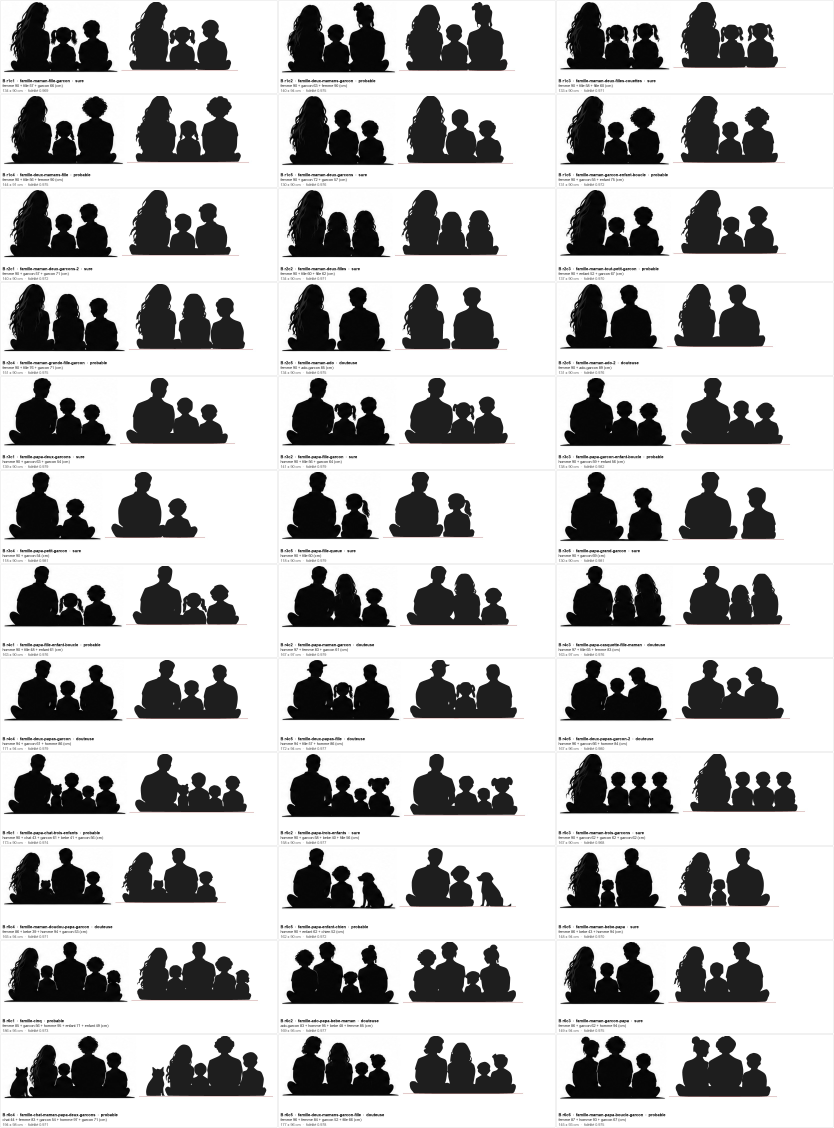
#> input picture travaux/ombres/controle-B.jpg, 3336 x 4512 px (shown at 1/4 size)
$ python decoupe-B.py controle-B.jpg controle-B.jpg controle-B.jpg
#> lines starting #> are read from the running program, lines starting #| are printed output that depends on the picture; after the words box and inside, x2 and y2 are one past the last pixel; in counts of white or black regions, pixels touching at a corner belong together
"""Planche B des familles d'Alexandra (28/11 vers 1 h 30 : « il faut que tu prennes
ce qui n'existe pas encore [...] une femme avec 2 enfants, une femme avec 2 filles,
une femme avec 2 garçons, une femme avec un garçon et une fille, un homme seul avec
ses 2 enfants, etc. »). Image source : Documents/memory-line/protos/ombres-familles-b.png
(1536 x 1024, hors dépôt) : 6 rangées de 6 scènes, silhouettes noires sur blanc, une
ombre portée noire au sol sous chaque groupe.

Même fabrication que decoupe-ombres.py / decoupe4.py (scripts-precedents/) :
- masque : gris < 110 ;
- l'ombre portée : une lentille de 3 rangées sous l'assise, plus large que les jambes,
  avec 1 rangée d'anticrénelage au-dessus qui touche les jambes : on coupe les
  4 dernières rangées de chaque case (vérifié case par case : la dernière rangée gardée
  n'est jamais plus large que celle du dessus) ;
- composantes connexes (8-connexité) ; les poussières de moins de 40 px partent ;
- contour par marching squares (skimage.measure.find_contours) sur le masque lissé
  (gaussien 0,6) ; contour fermé coupé en deux au point le plus éloigné, RDP 0,8 px ;
  Catmull-Rom -> Bézier (angles de plus de 70° gardés pointus), bras des points de
  contrôle bornés à la moitié de leur segment (sinon la courbe gonfle aux coins de la
  base, voir courbe()) ; les trous tournent dans l'autre sens (la règle « nonzero » les creuse).
- échelle PAR CASE : la moyenne des adultes de la case, du sol au sommet du crâne (sans
  le chignon), mesure 90 cm ; les enfants gardent leur taille relative. Base sur y = 0
  (à 0,3 cm près, comme les planches précédentes), haut en négatif, x centré sur la case.
  Si une lecture douteuse change (adulte <-> ado), changer le type et le drapeau F/H du
  membre dans SCENES puis relancer : l'échelle de la case suit.

Retouche du chat (28/11 après-midi, B r5c1 « Papa, trois enfants et un chat ») : sur la
planche, la tête du chat touche le bras du papa (l'écart y fait moins d'un pixel) et son
oreille gauche s'y fond ; en vignette et à l'échelle de l'affiche, on lisait une bosse à
une seule oreille, un 4e enfant. Alexandra a choisi « Retoucher le chat » : la tête est
redessinée dans le masque de la case (RETOUCHES, retouche_chat), un peu plus étroite et
détachée du bras par un jour de 3 à 4 px (2,6 à 3,2 cm une fois vectorisée), avec ses
deux oreilles pointues et son cou ; le corps du chat, le papa et les enfants ne bougent
pas. Le tracé garde les sommets d'avant partout où le masque n'a pas changé (raccorder) :
dans `d`, seul le chat change. Contrôles : travaux/ombres/retouche-chat/.

Usage :  python -I decoupe-B.py <ombres-familles-b.png> <dossier planche-B> <controle-B.jpg>
Sorties : <dossier>/case-r<rangée>c<colonne>.json (une scène par fichier), <dossier>/ombres-B.json
(les 36 dans une liste, pour ecrire-ombres2.py) et la planche de contrôle (chaque case originale
à côté de son tracé rendu, avec la case et la composition dessous).
"""
import json
import os
import re
import sys

import numpy as np
from PIL import Image, ImageDraw, ImageFont
from scipy import ndimage
from skimage import draw, measure

SRC, SORTIE, CONTROLE = sys.argv[1], sys.argv[2], sys.argv[3]
SEUIL = 110
OMBRE = 4  # 3 rangées de lentille + 1 rangée d'anticrénelage
POUSSIERE = 40

# ------------------------------------------------------------------------------------
# Composition, case par case, de gauche à droite (relue sur chaque case agrandie).
# Chaque membre : (type, détail, x de la tête dans la case, adulte de référence pour
# l'échelle). Pour un chignon, x pointe à côté du chignon, là où le crâne affleure.
# ------------------------------------------------------------------------------------
F, H = True, False  # lisibilité : adulte de référence ou non
SCENES = {
    (1, 1): dict(id='famille-maman-fille-garcon', groupe='famille', nom='Maman, fille et garçon', certitude='sure',
                 membres=[('femme', 'cheveux longs ondulés', 63, F), ('fille', 'couettes', 118, H), ('garcon', 'cheveux courts', 173, H)]),
    (1, 2): dict(id='famille-deux-mamans-garcon', groupe='famille', nom='Deux mamans et un garçon', certitude='probable',
                 membres=[('femme', 'cheveux longs ondulés', 56, F), ('garcon', 'petit, cheveux courts', 106, H),
                          ('femme', 'chignon haut décoiffé, mèche dans le cou', 170, F)]),
    (1, 3): dict(id='famille-maman-deux-filles-couettes', groupe='famille', nom='Maman et deux filles à couettes', certitude='sure',
                 membres=[('femme', 'cheveux longs ondulés', 56, F), ('fille', 'couettes', 111, H), ('fille', 'couettes', 169, H)]),
    (1, 4): dict(id='famille-deux-mamans-fille', groupe='famille', nom='Deux mamans et une fille', certitude='probable',
                 membres=[('femme', 'cheveux longs ondulés', 60, F), ('fille', 'petites couettes basses', 119, H),
                          ('femme', 'cheveux courts bouclés (afro)', 182, F)]),
    (1, 5): dict(id='famille-maman-deux-garcons', groupe='famille', nom='Maman et deux garçons', certitude='sure',
                 membres=[('femme', 'cheveux longs ondulés', 58, F), ('garcon', 'grand, cheveux courts', 119, H),
                          ('garcon', 'petit, cheveux courts bouclés', 174, H)]),
    (1, 6): dict(id='famille-maman-garcon-enfant-boucle', groupe='famille', nom='Maman, garçon et enfant aux boucles', certitude='probable',
                 membres=[('femme', 'cheveux longs ondulés', 62, F), ('garcon', 'petit, cheveux courts', 111, H),
                          ('enfant', 'grand, boucles volumineuses jusqu\'à la mâchoire', 166, H)]),
    (2, 1): dict(id='famille-maman-deux-garcons-2', groupe='famille', nom='Maman et deux garçons', certitude='sure',
                 membres=[('femme', 'cheveux longs ondulés', 66, F), ('garcon', 'petit, cheveux courts', 118, H),
                          ('garcon', 'grand, cheveux courts, tête tournée', 169, H)]),
    (2, 2): dict(id='famille-maman-deux-filles', groupe='famille', nom='Maman et deux filles', certitude='sure',
                 membres=[('femme', 'cheveux longs ondulés', 58, F), ('fille', 'cheveux mi-longs ondulés', 109, H),
                          ('fille', 'cheveux mi-longs ondulés', 166, H)]),
    (2, 3): dict(id='famille-maman-tout-petit-garcon', groupe='famille', nom='Maman, tout-petit et garçon', certitude='probable',
                 membres=[('femme', 'cheveux longs ondulés', 69, F), ('enfant', 'tout-petit, cheveux courts bouclés, une mèche à la nuque', 111, H),
                          ('garcon', 'cheveux courts bouclés', 164, H)]),
    (2, 4): dict(id='famille-maman-grande-fille-garcon', groupe='famille', nom='Maman, grande fille et garçon', certitude='probable',
                 membres=[('femme', 'cheveux longs ondulés', 57, F), ('fille', 'grande, cheveux mi-longs ondulés', 125, H),
                          ('garcon', 'cheveux courts', 187, H)]),
    (2, 5): dict(id='famille-maman-ado', groupe='famille', nom='Maman et son ado', certitude='douteuse',
                 membres=[('femme', 'cheveux longs ondulés', 59, F), ('ado-garcon', 'cheveux courts, aussi grand qu\'elle', 150, H)]),
    (2, 6): dict(id='famille-maman-ado-2', groupe='famille', nom='Maman et son ado', certitude='douteuse',
                 membres=[('femme', 'cheveux longs ondulés', 60, F), ('ado-garcon', 'cheveux courts, tête tournée vers elle', 137, H)]),
    (3, 1): dict(id='famille-papa-deux-garcons', groupe='famille', nom='Papa et deux garçons', certitude='sure',
                 membres=[('homme', 'cheveux courts', 75, F), ('garcon', 'cheveux courts', 126, H), ('garcon', 'petit, cheveux courts bouclés', 175, H)]),
    (3, 2): dict(id='famille-papa-fille-garcon', groupe='famille', nom='Papa, fille et garçon', certitude='sure',
                 membres=[('homme', 'cheveux courts', 72, F), ('fille', 'couettes', 125, H), ('garcon', 'cheveux courts', 173, H)]),
    (3, 3): dict(id='famille-papa-garcon-enfant-boucle', groupe='famille', nom='Papa, garçon et enfant aux boucles', certitude='probable',
                 membres=[('homme', 'cheveux courts', 70, F), ('garcon', 'cheveux courts', 128, H),
                          ('enfant', 'boucles jusqu\'à la mâchoire', 177, H)]),
    (3, 4): dict(id='famille-papa-petit-garcon', groupe='famille', nom='Papa et petit garçon', certitude='sure',
                 membres=[('homme', 'cheveux courts', 72, F), ('garcon', 'petit, cheveux courts bouclés', 140, H)]),
    (3, 5): dict(id='famille-papa-fille-queue', groupe='famille', nom='Papa et sa fille', certitude='sure',
                 membres=[('homme', 'cheveux courts', 71, F), ('fille', 'queue de cheval, de profil vers lui', 143, H)]),
    (3, 6): dict(id='famille-papa-grand-garcon', groupe='famille', nom='Papa et grand garçon', certitude='sure',
                 membres=[('homme', 'cheveux courts', 72, F), ('garcon', 'grand, cheveux courts en épis, tête baissée', 164, H)]),
    (4, 1): dict(id='famille-papa-fille-enfant-boucle', groupe='famille', nom='Papa, fille et enfant aux boucles', certitude='probable',
                 membres=[('homme', 'cheveux courts', 74, F), ('fille', 'couettes', 132, H), ('enfant', 'boucles jusqu\'à la mâchoire', 182, H)]),
    (4, 2): dict(id='famille-papa-maman-garcon', groupe='famille', nom='Papa, maman et garçon', certitude='douteuse',
                 membres=[('homme', 'cheveux courts', 72, F), ('femme', 'cheveux longs ondulés', 124, F),
                          ('garcon', 'petit, cheveux courts bouclés', 182, H)]),
    (4, 3): dict(id='famille-papa-casquette-fille-maman', groupe='famille', nom='Papa, fille et maman', certitude='douteuse',
                 membres=[('homme', 'casquette, visière à gauche', 69, F), ('fille', 'cheveux mi-longs ondulés', 125, H),
                          ('femme', 'cheveux longs ondulés', 168, F)]),
    (4, 4): dict(id='famille-deux-papas-garcon', groupe='famille', nom='Deux papas et un garçon', certitude='douteuse',
                 membres=[('homme', 'cheveux courts', 76, F), ('garcon', 'cheveux courts', 124, H), ('homme', 'cheveux courts, un peu plus petit', 182, F)]),
    (4, 5): dict(id='famille-deux-papas-fille', groupe='famille', nom='Deux papas et une fille', certitude='douteuse',
                 membres=[('homme', 'casquette, visière à droite', 68, F), ('fille', 'couettes', 120, H),
                          ('homme', 'cheveux courts, un peu plus petit', 175, F)]),
    (4, 6): dict(id='famille-deux-papas-garcon-2', groupe='famille', nom='Deux papas et un garçon', certitude='douteuse',
                 membres=[('homme', 'cheveux courts', 65, F), ('garcon', 'cheveux courts', 113, H),
                          ('homme', 'cheveux courts, penché vers l\'enfant', 155, F)]),
    (5, 1): dict(id='famille-papa-chat-trois-enfants', groupe='animal', nom='Papa, chat et trois enfants', certitude='probable',
                 membres=[('homme', 'cheveux courts', 66, F), ('chat', 'assis, de dos, oreilles pointues', 108, H), ('garcon', 'cheveux courts', 134, H),
                          ('bebe', 'tout-petit, cheveux courts', 166, H), ('garcon', 'cheveux courts bouclés', 200, H)]),
    (5, 2): dict(id='famille-papa-trois-enfants', groupe='famille', nom='Papa et trois enfants', certitude='sure',
                 membres=[('homme', 'cheveux courts', 61, F), ('garcon', 'cheveux courts bouclés', 121, H), ('bebe', 'tout-petit', 155, H),
                          ('fille', 'deux macarons', 205, H)]),
    (5, 3): dict(id='famille-maman-trois-garcons', groupe='famille', nom='Maman et trois garçons', certitude='sure',
                 membres=[('femme', 'cheveux longs ondulés', 64, F), ('garcon', 'cheveux courts', 116, H), ('garcon', 'cheveux courts', 157, H),
                          ('garcon', 'cheveux courts', 197, H)]),
    (5, 4): dict(id='famille-maman-doudou-papa-garcon', groupe='famille', nom='Maman, doudou, papa et garçon', certitude='douteuse',
                 membres=[('femme', 'cheveux longs ondulés', 52, F),
                          ('bebe', 'pas un enfant : ours en peluche (doudou) de dos, deux oreilles rondes ; à défaut bébé en bonnet à oreilles', 88, H),
                          ('homme', 'cheveux courts', 122, F), ('garcon', 'petit, cheveux courts', 176, H)]),
    (5, 5): dict(id='famille-papa-enfant-chien', groupe='animal', nom='Papa, enfant et chien', certitude='probable',
                 membres=[('homme', 'cheveux courts', 67, F), ('enfant', 'boucles volumineuses jusqu\'à la mâchoire', 117, H),
                          ('chien', 'assis, de profil, tourné vers eux', 168, H)]),
    (5, 6): dict(id='famille-maman-bebe-papa', groupe='famille', nom='Maman, bébé et papa', certitude='sure',
                 membres=[('femme', 'cheveux longs ondulés', 56, F), ('bebe', 'tout-petit', 94, H), ('homme', 'cheveux courts', 141, F)]),
    (6, 1): dict(id='famille-cinq', groupe='famille', nom='Maman, papa et trois enfants', certitude='probable',
                 membres=[('femme', 'cheveux longs ondulés', 51, F), ('garcon', 'petit, cheveux courts', 84, H), ('homme', 'cheveux courts', 130, F),
                          ('enfant', 'boucles volumineuses', 181, H), ('enfant', 'petit, boucles jusqu\'à la nuque (peut-être une fille)', 218, H)]),
    (6, 2): dict(id='famille-ado-papa-bebe-maman', groupe='famille', nom='Ado, papa, bébé et maman', certitude='douteuse',
                 membres=[('ado-garcon', 'cheveux courts bouclés, taille d\'adulte', 45, H), ('homme', 'cheveux courts, une mèche à la tempe', 87, F),
                          ('bebe', 'tout-petit, cheveux bouclés', 135, H), ('femme', 'chignon haut, anneau à l\'oreille', 166, F)]),
    (6, 3): dict(id='famille-maman-garcon-papa', groupe='famille', nom='Maman, garçon et papa', certitude='sure',
                 membres=[('femme', 'cheveux longs ondulés', 48, F), ('garcon', 'cheveux courts', 92, H), ('homme', 'cheveux courts ondulés', 140, F)]),
    (6, 4): dict(id='famille-chat-maman-papa-deux-garcons', groupe='animal', nom='Chat, maman, papa et deux garçons', certitude='probable',
                 membres=[('chat', 'assis, de dos, oreilles pointues', 36, H), ('femme', 'cheveux longs ondulés', 86, F), ('garcon', 'petit, cheveux courts', 118, H),
                          ('homme', 'cheveux bouclés', 168, F), ('garcon', 'cheveux courts', 219, H)]),
    (6, 5): dict(id='famille-deux-mamans-garcon-fille', groupe='famille', nom='Deux mamans, garçon et fille', certitude='douteuse',
                 membres=[('femme', 'carré court bouclé, de profil', 60, F), ('femme', 'cheveux mi-longs, plus petite', 112, F),
                          ('garcon', 'petit, cheveux courts', 158, H), ('fille', 'petit chignon', 180, H)]),
    (6, 6): dict(id='famille-maman-papa-boucle-garcon', groupe='famille', nom='Maman, papa et garçon', certitude='probable',
                 membres=[('femme', 'chignon haut', 62, F), ('homme', 'cheveux bouclés', 111, F), ('garcon', 'cheveux courts', 166, H)]),
}

# ------------------------------------------------------------------------------------
# Retouches du masque, case par case (voir plus haut), en px de la planche (x, y).
# B r5c1 : la tête du chat, son cou et ses deux oreilles, à la place de la tête collée
# au bras du papa ; ellipse (cx, cy, rx, ry) ou polygone, l'union est dessinée.
# ------------------------------------------------------------------------------------
CHAT = [
    ('ellipse', 125.5, 740.0, 8.6, 8.2),                                          # tête
    ('poly', [(119.5, 744.0), (131.5, 744.0), (131.0, 752.6), (118.6, 752.6)]),  # cou, jusqu'au corps
    ('poly', [(117.6, 736.0), (117.2, 726.8), (122.8, 732.6)]),                  # oreille gauche
    ('poly', [(133.4, 736.0), (133.8, 726.8), (128.2, 732.6)]),                  # oreille droite
]


# [31 lines left out: functions couverture, retouche_chat, not called in this run]


RETOUCHES = {(5, 1): retouche_chat}

img = np.asarray(Image.open(SRC).convert('L')).astype(float)
noir = img < SEUIL
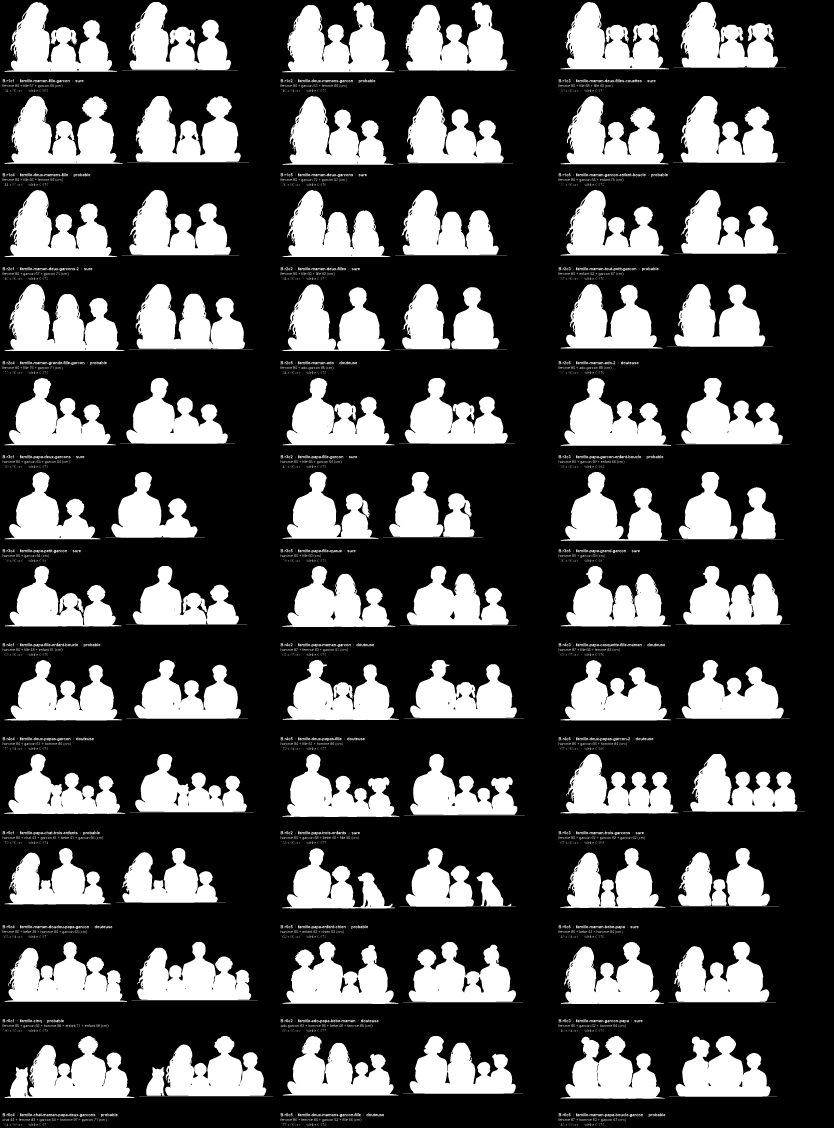
#> noir: shape (4512, 3336) bool (shown at 1/4 size); 30% white; 5781 white regions (3870 under 20 px), largest, box (x1, y1, x2, y2) and area: (18, 1136, 498, 1404) 76930, (18, 384, 491, 655) 76665, (1129, 8, 1579, 289) 76158
HH, WW = noir.shape
#> HH = 4512; WW = 3336


def plages(occ):
    """Plages consécutives de True : [(début, fin exclue)]."""
    out, x = [], 0
    while x < len(occ):
        if occ[x]:
            d = x
            while x < len(occ) and occ[x]:
                x += 1
            out.append((d, x))
        else:
            x += 1
#> this loop made 963 passes
#> x on passes 1, 2, 3, 4, 5, 6, 7, 8, 10, 11, 12, 13: 1, 2, 3, 4, 5, 6, 7, 8, 290, 291, 292, 293
#> d on passes 9, 38, 44, 51, 68: 8, 317, 337, 357, 384
#> after the loop, out = 48 pairs, first value 8 to 4493, second value 289 to 4504; x = 4512
    return out


BANDES = plages(noir.any(axis=1))
#> BANDES has the same summary as out in plages
#> (the run stopped early here; a loop or call above may not have finished)

$ run again, with travaux/ombres/controle-A.jpg copied over travaux/ombres/controle-B.jpg
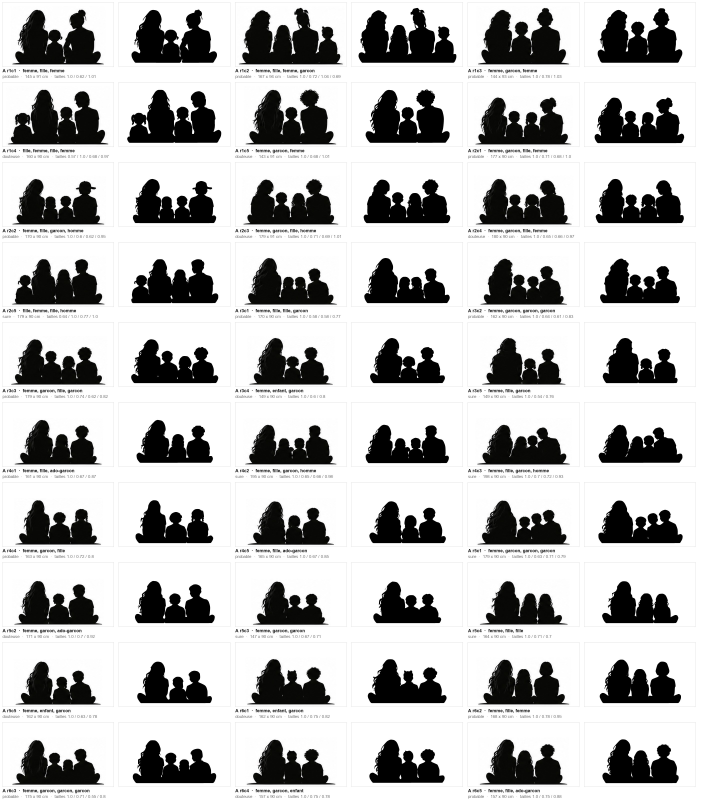
#> input picture travaux/ombres/controle-A.jpg, 2813 x 3220 px (shown at 1/4 size)
#> `noir = img < SEUIL`:
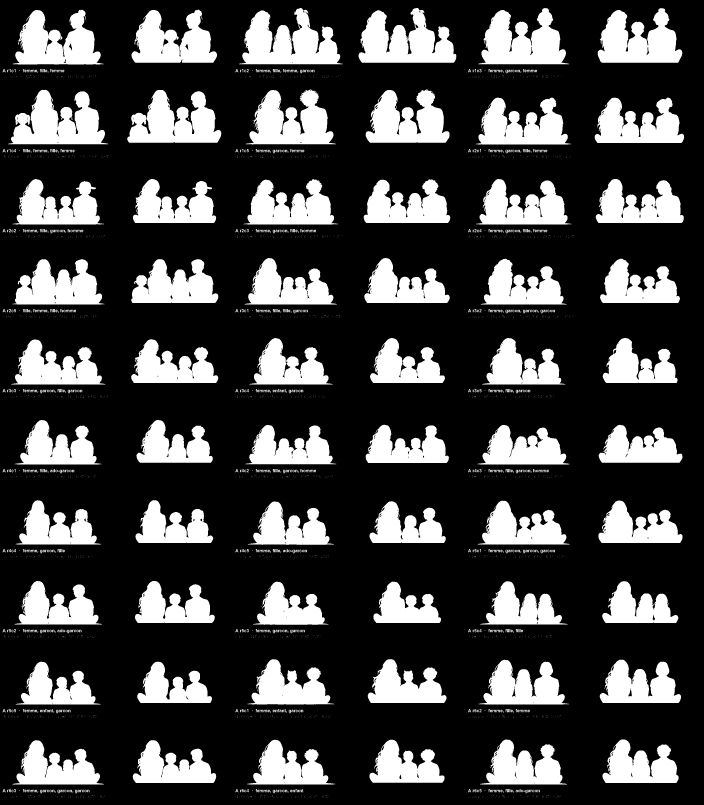
#> noir: shape (3220, 2813) bool (shown at 1/4 size); 25.3% white; 3733 white regions (2952 under 20 px), largest, box (x1, y1, x2, y2) and area: (956, 32, 1371, 257) 56171, (1434, 32, 1825, 251) 54112, (32, 359, 433, 577) 52409
#> the loop in plages, `while x < len(occ):` made 1068 passes
#> x on passes 1 to 8: 1, 2, 3, 4, 5, 6, 7, 8
#> after the loop in plages, `while x < len(occ):`: out = 30 pairs, first value 32 to 3180, second value 258 to 3192; x = 3220
#> BANDES has the same summary as out in plages
